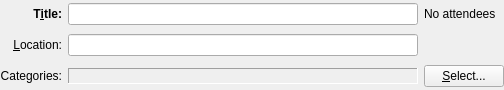
<?xml version="1.0" encoding="UTF-8"?>
<ui version="4.0">
 <class>IncidenceGeneralEditor</class>
 <widget class="QWidget" name="IncidenceGeneralEditor">
  <property name="geometry">
   <rect>
    <x>0</x>
    <y>0</y>
    <width>504</width>
    <height>90</height>
   </rect>
  </property>
  <property name="windowTitle">
   <string>Form</string>
  </property>
  <layout class="QGridLayout" name="gridLayout">
   <property name="margin">
    <number>0</number>
   </property>
   <item row="0" column="0">
    <widget class="QLabel" name="label">
     <property name="sizePolicy">
      <sizepolicy hsizetype="Minimum" vsizetype="Preferred">
       <horstretch>0</horstretch>
       <verstretch>0</verstretch>
      </sizepolicy>
     </property>
     <property name="font">
      <font>
       <weight>75</weight>
       <bold>true</bold>
      </font>
     </property>
     <property name="toolTip">
      <string extracomment="@info:tooltip">Set the title</string>
     </property>
     <property name="whatsThis">
      <string extracomment="@info:whatsthis">Sets the Title of this event or to-do.</string>
     </property>
     <property name="text">
      <string extracomment="@label">T&amp;itle:</string>
     </property>
     <property name="alignment">
      <set>Qt::AlignRight|Qt::AlignTrailing|Qt::AlignVCenter</set>
     </property>
     <property name="buddy">
      <cstring>mSummaryEdit</cstring>
     </property>
    </widget>
   </item>
   <item row="0" column="1">
    <widget class="KLineEdit" name="mSummaryEdit">
     <property name="sizePolicy">
      <sizepolicy hsizetype="MinimumExpanding" vsizetype="Fixed">
       <horstretch>0</horstretch>
       <verstretch>0</verstretch>
      </sizepolicy>
     </property>
     <property name="toolTip">
      <string extracomment="@info:tooltip">Set the title</string>
     </property>
     <property name="whatsThis">
      <string extracomment="@info:whatsthis">Sets the Title of this event or to-do.</string>
     </property>
    </widget>
   </item>
   <item row="0" column="2">
    <widget class="QLabel" name="mAttendeeSummaryLabel">
     <property name="text">
      <string>No attendees</string>
     </property>
    </widget>
   </item>
   <item row="1" column="0">
    <widget class="QLabel" name="label_2">
     <property name="sizePolicy">
      <sizepolicy hsizetype="Minimum" vsizetype="Preferred">
       <horstretch>0</horstretch>
       <verstretch>0</verstretch>
      </sizepolicy>
     </property>
     <property name="text">
      <string extracomment="@label">&amp;Location:</string>
     </property>
     <property name="alignment">
      <set>Qt::AlignRight|Qt::AlignTrailing|Qt::AlignVCenter</set>
     </property>
     <property name="buddy">
      <cstring>mLocationEdit</cstring>
     </property>
    </widget>
   </item>
   <item row="1" column="1">
    <widget class="KLineEdit" name="mLocationEdit">
     <property name="sizePolicy">
      <sizepolicy hsizetype="MinimumExpanding" vsizetype="Fixed">
       <horstretch>0</horstretch>
       <verstretch>0</verstretch>
      </sizepolicy>
     </property>
     <property name="toolTip">
      <string extracomment="@info:tooltip">Set the location</string>
     </property>
     <property name="whatsThis">
      <string extracomment="@info:whatsthis">Sets where the event or to-do will take place.</string>
     </property>
    </widget>
   </item>
   <item row="2" column="0">
    <widget class="QLabel" name="label_5">
     <property name="sizePolicy">
      <sizepolicy hsizetype="Minimum" vsizetype="Preferred">
       <horstretch>0</horstretch>
       <verstretch>0</verstretch>
      </sizepolicy>
     </property>
     <property name="text">
      <string extracomment="@label">Categories:</string>
     </property>
     <property name="alignment">
      <set>Qt::AlignRight|Qt::AlignTrailing|Qt::AlignVCenter</set>
     </property>
     <property name="buddy">
      <cstring>mSelectCategoriesButton</cstring>
     </property>
    </widget>
   </item>
   <item row="2" column="1">
    <widget class="KSqueezedTextLabel" name="mCategoriesLabel">
     <property name="sizePolicy">
      <sizepolicy hsizetype="Expanding" vsizetype="Fixed">
       <horstretch>0</horstretch>
       <verstretch>0</verstretch>
      </sizepolicy>
     </property>
     <property name="toolTip">
      <string extracomment="@info:tooltip">Set the categories</string>
     </property>
     <property name="whatsThis">
      <string comment="@info:whatsthis">Allows you to select the categories that this event or to-do belongs to.</string>
     </property>
     <property name="frameShape">
      <enum>QFrame::Panel</enum>
     </property>
     <property name="frameShadow">
      <enum>QFrame::Sunken</enum>
     </property>
     <property name="buddy">
      <cstring>mSelectCategoriesButton</cstring>
     </property>
    </widget>
   </item>
   <item row="2" column="2">
    <widget class="QPushButton" name="mSelectCategoriesButton">
     <property name="text">
      <string>&amp;Select...</string>
     </property>
    </widget>
   </item>
  </layout>
 </widget>
 <customwidgets>
  <customwidget>
   <class>KSqueezedTextLabel</class>
   <extends>QLabel</extends>
   <header>ksqueezedtextlabel.h</header>
  </customwidget>
  <customwidget>
   <class>KLineEdit</class>
   <extends>QLineEdit</extends>
   <header>klineedit.h</header>
  </customwidget>
 </customwidgets>
 <resources/>
 <connections/>
</ui>
